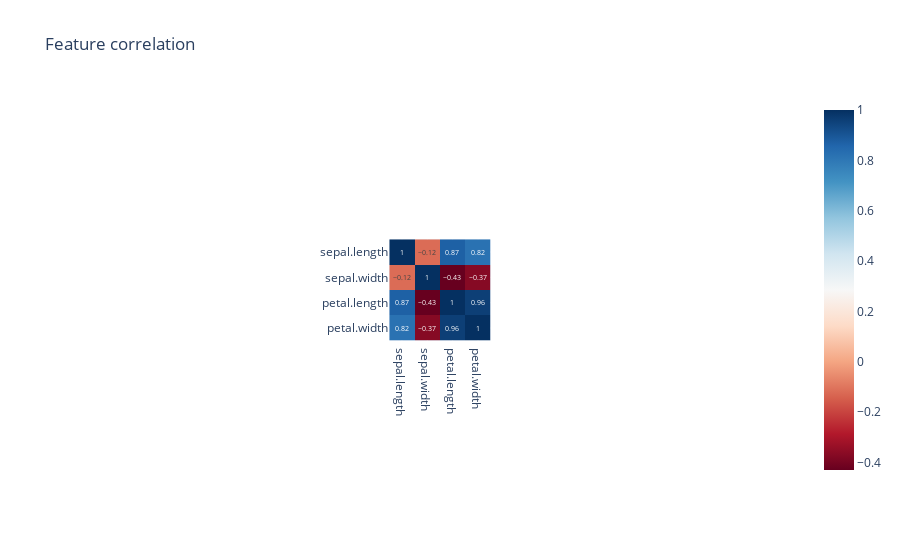

The notebook cell this image was saved under:
### Code cell
correlation = iris.corr()
correlation = round(correlation,2)
correlation = px.imshow(correlation, text_auto=True, title='Feature correlation',color_continuous_scale='rdbu')
correlation

### Figure 1 — Plotly figure (JSON) as saved in the notebook; plotly's stock layout.template omitted (floating-point values rounded to 4 significant figures)
{"data": [{"coloraxis": "coloraxis", "hovertemplate": "x: %{x}<br>y: %{y}<br>color: %{z}<extra></extra>", "name": "0", "texttemplate": "%{z}", "type": "heatmap", "x": ["sepal.length", "sepal.width", "petal.length", "petal.width"], "xaxis": "x", "y": ["sepal.length", "sepal.width", "petal.length", "petal.width"], "yaxis": "y", "z": [[1, -0.12, 0.87, 0.82], [-0.12, 1, -0.43, -0.37], [0.87, -0.43, 1, 0.96], [0.82, -0.37, 0.96, 1]]}], "layout": {"autosize": true, "coloraxis": {"colorscale": [[0, "rgb(103,0,31)"], [0.1, "rgb(178,24,43)"], [0.2, "rgb(214,96,77)"], [0.3, "rgb(244,165,130)"], [0.4, "rgb(253,219,199)"], [0.5, "rgb(247,247,247)"], [0.6, "rgb(209,229,240)"], [0.7, "rgb(146,197,222)"], [0.8, "rgb(67,147,195)"], [0.9, "rgb(33,102,172)"], [1, "rgb(5,48,97)"]]}, "title": {"text": "Feature correlation"}, "xaxis": {"anchor": "y", "autorange": true, "constrain": "domain", "domain": [0.4296, 0.5704], "range": [-0.5, 3.5], "scaleanchor": "y", "type": "category"}, "yaxis": {"anchor": "x", "autorange": true, "constrain": "domain", "domain": [0, 1], "range": [3.5, -0.5], "type": "category"}}}
